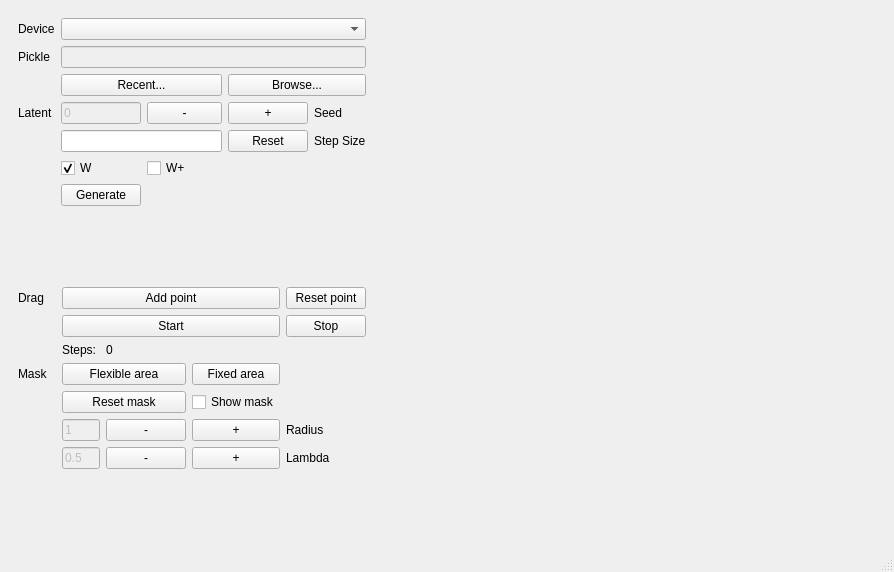
<?xml version="1.0" encoding="UTF-8"?>
<ui version="4.0">
 <class>DragGAN</class>
 <widget class="QMainWindow" name="DragGAN">
  <property name="geometry">
   <rect>
    <x>0</x>
    <y>0</y>
    <width>894</width>
    <height>572</height>
   </rect>
  </property>
  <property name="windowTitle">
   <string>MainWindow</string>
  </property>
  <widget class="QWidget" name="centralwidget">
   <layout class="QGridLayout" name="gridLayout" rowstretch="1,1" columnstretch="1,3">
    <property name="spacing">
     <number>6</number>
    </property>
    <item row="0" column="0">
     <widget class="QWidget" name="model" native="true">
      <property name="sizePolicy">
       <sizepolicy hsizetype="Preferred" vsizetype="Preferred">
        <horstretch>14</horstretch>
        <verstretch>0</verstretch>
       </sizepolicy>
      </property>
      <layout class="QGridLayout" name="gridLayout_2" rowstretch="1,0,0,0,0,0,0,0,0" columnstretch="2,0,0,0,0,0,0">
       <item row="3" column="2">
        <widget class="QPushButton" name="Minus4Seed_PushButton">
         <property name="minimumSize">
          <size>
           <width>75</width>
           <height>0</height>
          </size>
         </property>
         <property name="text">
          <string>-</string>
         </property>
        </widget>
       </item>
       <item row="3" column="3">
        <widget class="QPushButton" name="Plus4Seed_PushButton">
         <property name="minimumSize">
          <size>
           <width>75</width>
           <height>0</height>
          </size>
         </property>
         <property name="text">
          <string>+</string>
         </property>
        </widget>
       </item>
       <item row="1" column="0">
        <widget class="QLabel" name="Pickle_Label">
         <property name="text">
          <string>Pickle</string>
         </property>
        </widget>
       </item>
       <item row="5" column="1" colspan="2">
        <widget class="QLineEdit" name="StepSize_LineEdit"/>
       </item>
       <item row="6" column="2">
        <widget class="QCheckBox" name="Wp_CheckBox">
         <property name="text">
          <string>W+</string>
         </property>
         <attribute name="buttonGroup">
          <string notr="true">buttonGroup</string>
         </attribute>
        </widget>
       </item>
       <item row="5" column="4" colspan="3">
        <widget class="QLabel" name="StepSize_Label">
         <property name="text">
          <string>Step Size</string>
         </property>
        </widget>
       </item>
       <item row="0" column="1" colspan="6">
        <widget class="QComboBox" name="Device_ComboBox"/>
       </item>
       <item row="2" column="1" colspan="2">
        <widget class="QPushButton" name="Recent_PushButton">
         <property name="text">
          <string>Recent...</string>
         </property>
        </widget>
       </item>
       <item row="6" column="1">
        <widget class="QCheckBox" name="W_CheckBox">
         <property name="enabled">
          <bool>true</bool>
         </property>
         <property name="text">
          <string>W</string>
         </property>
         <property name="checked">
          <bool>true</bool>
         </property>
         <attribute name="buttonGroup">
          <string notr="true">buttonGroup</string>
         </attribute>
        </widget>
       </item>
       <item row="3" column="0">
        <widget class="QLabel" name="Latent_Label">
         <property name="text">
          <string>Latent</string>
         </property>
        </widget>
       </item>
       <item row="3" column="4">
        <widget class="QLabel" name="Seed_Label">
         <property name="text">
          <string>Seed</string>
         </property>
        </widget>
       </item>
       <item row="7" column="1">
        <widget class="QPushButton" name="Generate_PushButton">
         <property name="text">
          <string>Generate</string>
         </property>
        </widget>
       </item>
       <item row="5" column="3">
        <widget class="QPushButton" name="Reset_PushButton">
         <property name="text">
          <string>Reset</string>
         </property>
        </widget>
       </item>
       <item row="3" column="1">
        <widget class="QLineEdit" name="Seed_LineEdit">
         <property name="enabled">
          <bool>false</bool>
         </property>
         <property name="text">
          <string>0</string>
         </property>
        </widget>
       </item>
       <item row="0" column="0">
        <widget class="QLabel" name="Device_Label">
         <property name="text">
          <string>Device</string>
         </property>
        </widget>
       </item>
       <item row="2" column="3" colspan="4">
        <widget class="QPushButton" name="Browse_PushButton">
         <property name="text">
          <string>Browse...</string>
         </property>
        </widget>
       </item>
       <item row="8" column="2">
        <spacer name="verticalSpacer_3">
         <property name="orientation">
          <enum>Qt::Vertical</enum>
         </property>
         <property name="sizeHint" stdset="0">
          <size>
           <width>20</width>
           <height>40</height>
          </size>
         </property>
        </spacer>
       </item>
       <item row="1" column="1" colspan="6">
        <widget class="QLineEdit" name="Pickle_LineEdit">
         <property name="enabled">
          <bool>false</bool>
         </property>
        </widget>
       </item>
      </layout>
     </widget>
    </item>
    <item row="1" column="0">
     <widget class="QWidget" name="drag" native="true">
      <layout class="QGridLayout" name="gridLayout_3" columnstretch="4,4,1,1,4">
       <item row="3" column="0">
        <widget class="QLabel" name="Mask_Label">
         <property name="text">
          <string>Mask</string>
         </property>
        </widget>
       </item>
       <item row="1" column="4">
        <widget class="QPushButton" name="Stop_PushButton">
         <property name="text">
          <string>Stop</string>
         </property>
        </widget>
       </item>
       <item row="5" column="2">
        <widget class="QPushButton" name="Minus4Radius_PushButton">
         <property name="text">
          <string>-</string>
         </property>
        </widget>
       </item>
       <item row="6" column="2">
        <widget class="QPushButton" name="Minus4Lambda_PushButton">
         <property name="text">
          <string>-</string>
         </property>
        </widget>
       </item>
       <item row="0" column="4">
        <widget class="QPushButton" name="ResetPoint_PushButton">
         <property name="text">
          <string>Reset point</string>
         </property>
        </widget>
       </item>
       <item row="2" column="2" colspan="3">
        <widget class="QLabel" name="StepNumber_Label">
         <property name="text">
          <string>0</string>
         </property>
        </widget>
       </item>
       <item row="6" column="1">
        <widget class="QLineEdit" name="Lambda_LineEdit">
         <property name="enabled">
          <bool>false</bool>
         </property>
         <property name="text">
          <string>0.5</string>
         </property>
        </widget>
       </item>
       <item row="0" column="0">
        <widget class="QLabel" name="Drag_Label">
         <property name="text">
          <string>Drag</string>
         </property>
        </widget>
       </item>
       <item row="5" column="1">
        <widget class="QLineEdit" name="Radius_LineEdit">
         <property name="enabled">
          <bool>false</bool>
         </property>
         <property name="text">
          <string>1</string>
         </property>
        </widget>
       </item>
       <item row="7" column="2">
        <spacer name="verticalSpacer_2">
         <property name="orientation">
          <enum>Qt::Vertical</enum>
         </property>
         <property name="sizeHint" stdset="0">
          <size>
           <width>20</width>
           <height>40</height>
          </size>
         </property>
        </spacer>
       </item>
       <item row="2" column="1">
        <widget class="QLabel" name="Steps_Label">
         <property name="text">
          <string>Steps:</string>
         </property>
        </widget>
       </item>
       <item row="5" column="3">
        <widget class="QPushButton" name="Plus4Radius_PushButton">
         <property name="text">
          <string>+</string>
         </property>
        </widget>
       </item>
       <item row="6" column="3">
        <widget class="QPushButton" name="Plus4Lambda_PushButton">
         <property name="text">
          <string>+</string>
         </property>
        </widget>
       </item>
       <item row="1" column="1" colspan="3">
        <widget class="QPushButton" name="Start_PushButton">
         <property name="text">
          <string>Start</string>
         </property>
        </widget>
       </item>
       <item row="0" column="1" colspan="3">
        <widget class="QPushButton" name="AddPoint_PushButton">
         <property name="text">
          <string>Add point</string>
         </property>
        </widget>
       </item>
       <item row="5" column="4">
        <widget class="QLabel" name="Drag_Label_4">
         <property name="text">
          <string>Radius</string>
         </property>
        </widget>
       </item>
       <item row="6" column="4">
        <widget class="QLabel" name="Drag_Label_5">
         <property name="text">
          <string>Lambda</string>
         </property>
        </widget>
       </item>
       <item row="3" column="1" colspan="2">
        <widget class="QPushButton" name="FlexibleArea_PushButton">
         <property name="text">
          <string>Flexible area</string>
         </property>
        </widget>
       </item>
       <item row="4" column="1" colspan="2">
        <widget class="QPushButton" name="ResetMask_PushButton">
         <property name="text">
          <string>Reset mask</string>
         </property>
        </widget>
       </item>
       <item row="4" column="3">
        <widget class="QCheckBox" name="ShowMask_CheckBox">
         <property name="text">
          <string>Show mask</string>
         </property>
        </widget>
       </item>
       <item row="3" column="3">
        <widget class="QPushButton" name="FixedArea_PushButton">
         <property name="text">
          <string>Fixed area</string>
         </property>
        </widget>
       </item>
      </layout>
     </widget>
    </item>
    <item row="0" column="1" rowspan="2">
     <widget class="ImageWidget" name="Image_Widget" native="true"/>
    </item>
   </layout>
  </widget>
  <widget class="QMenuBar" name="menubar">
   <property name="geometry">
    <rect>
     <x>0</x>
     <y>0</y>
     <width>894</width>
     <height>22</height>
    </rect>
   </property>
  </widget>
  <widget class="QStatusBar" name="statusbar"/>
 </widget>
 <customwidgets>
  <customwidget>
   <class>ImageWidget</class>
   <extends>QWidget</extends>
   <header location="global">components.ImageWidget</header>
   <container>1</container>
  </customwidget>
 </customwidgets>
 <resources/>
 <connections/>
 <buttongroups>
  <buttongroup name="buttonGroup"/>
 </buttongroups>
</ui>
